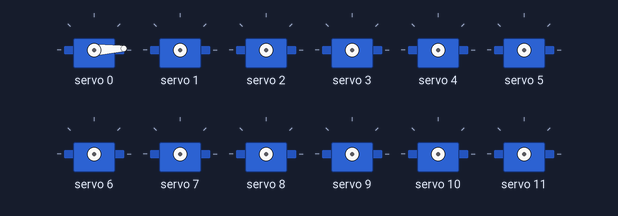
Recording of a sketch running on a simulated Arduino Uno, built with avr-gcc and run on an emulated ATmega328P. Shown: 12 × servo. What the sketch prints to the serial monitor is not drawn.

Above: at 0.13 s.
At 3.64 s:
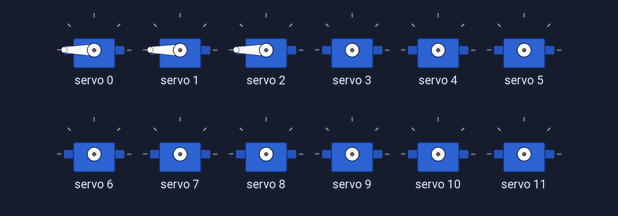
At 7.41 s:
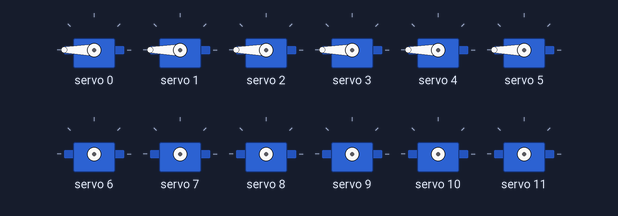
At 14.9 s:
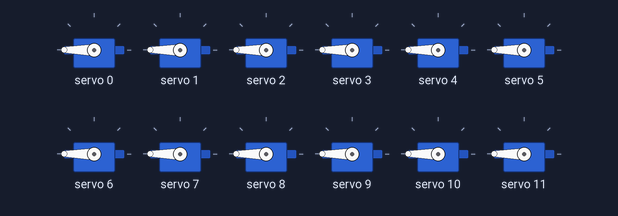
At 24.71 s:
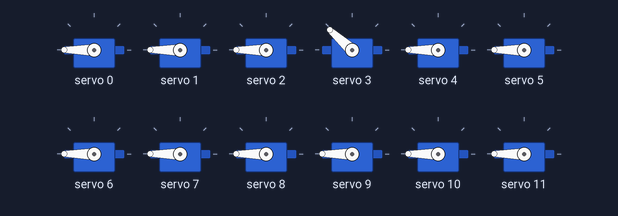
At 34.74 s:
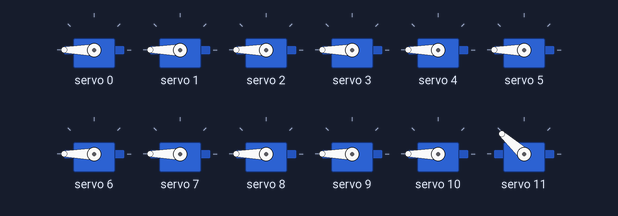
Timing chart, 0 to 36.4 s (numbered marks = the images above):
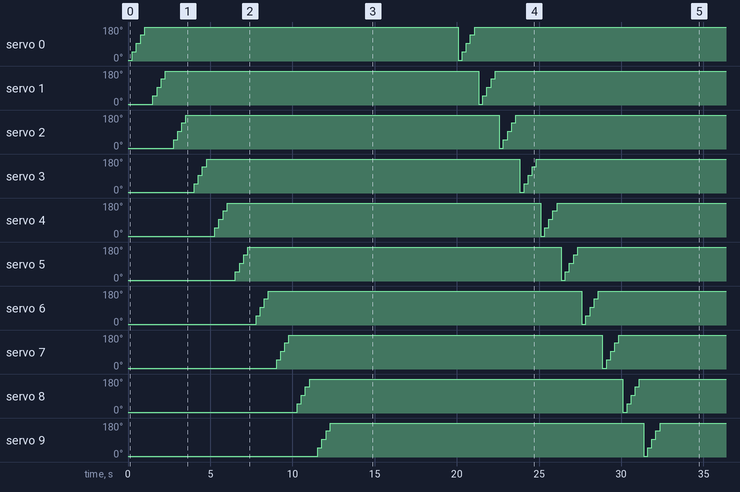

Measured:
- by itself, servo 0: 3° → 48° at 0.26 s, → 93° 0.25 s later, → 138° 0.25 s later, → 180° 0.25 s later, … (9 changes in this stretch)
- by itself, servo 1: 3° → 48° at 1.5 s, → 93° 0.25 s later, → 138° 0.25 s later, → 180° 0.25 s later, … (9 changes in this stretch)
- by itself, servo 2: 3° → 48° at 2.8 s, → 93° 0.25 s later, → 138° 0.25 s later, → 180° 0.25 s later, … (9 changes in this stretch)
- by itself, servo 3: 3° → 48° at 4.0 s, → 93° 0.25 s later, → 138° 0.25 s later, → 180° 0.25 s later, … (9 changes in this stretch)
- by itself, servo 4: 3° → 48° at 5.3 s, → 93° 0.25 s later, → 138° 0.25 s later, → 180° 0.25 s later, … (9 changes in this stretch)
- by itself, servo 5: 3° → 48° at 6.5 s, → 93° 0.25 s later, → 138° 0.25 s later, → 180° 0.25 s later, … (9 changes in this stretch)
- by itself, servo 6: 3° → 48° at 7.8 s, → 93° 0.25 s later, → 138° 0.25 s later, → 180° 0.25 s later, … (9 changes in this stretch)
- by itself, servo 7: 3° → 48° at 9.0 s, → 93° 0.25 s later, → 138° 0.25 s later, → 180° 0.25 s later, … (9 changes in this stretch)

The sketch:

e9p16.ino
```cpp
#include <Wire.h>
#include <Adafruit_PWMServoDriver.h>

Adafruit_PWMServoDriver pwm = Adafruit_PWMServoDriver();

#define SERVOMIN  150 // This is the 'minimum' pulse length count (out of 4096)
#define SERVOMAX  600 // This is the 'maximum' pulse length count (out of 4096)
#define USMIN  600 // This is the rounded 'minimum' microsecond length based on the minimum pulse of 150
#define USMAX  2400 // This is the rounded 'maximum' microsecond length based on the maximum pulse of 600
#define SERVO_FREQ 50 // Analog servos run at ~50 Hz updates

void setup() {
  Serial.begin(9600);
  Serial.println("8 channel Servo test!");

  pwm.begin();
  pwm.setOscillatorFrequency(27000000);
  pwm.setPWMFreq(SERVO_FREQ);  // Analog servos run at ~50 Hz updates

  delay(10);
}

void loop() {
  for(int i=0;i<16;i++){
    pwm.setPWM(i, 0, ang2pu(0));
    delay(250);
    pwm.setPWM(i, 0, ang2pu(45));
    delay(250);
    pwm.setPWM(i, 0, ang2pu(90));
    delay(250);
    pwm.setPWM(i, 0, ang2pu(135 ));
    delay(250);
    pwm.setPWM(i, 0, ang2pu(180));
    delay(250);
  }
}

int ang2pu(int ang){
  return map(ang,0,180,118,500);
}
```
